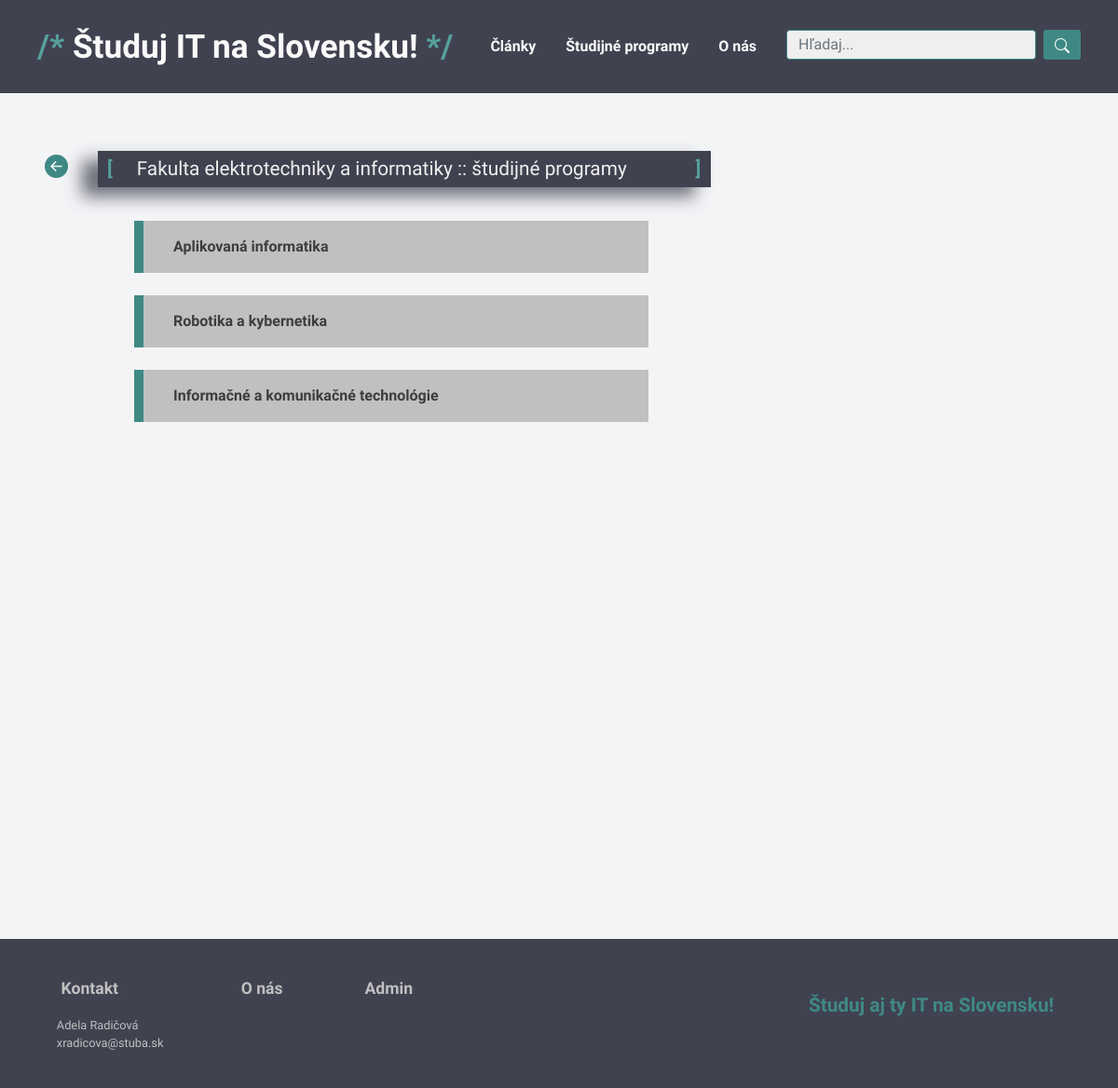
/studijne-programy-fakulty/1, run on the app's committed database.
### tables this page shows
CREATE TABLE `fakulta` (
  `id` int(3) NOT NULL,
  `vysoka_skola_ID` int(11) NOT NULL,
  `nazov` varchar(128) NOT NULL,
  `logo_img_src` varchar(200) DEFAULT NULL
);

CREATE TABLE `studijny_program` (
  `id` int(3) NOT NULL,
  `fakulta_ID` int(11) NOT NULL,
  `nazov` varchar(128) NOT NULL,
  `prijimacie_skusky` varchar(10) DEFAULT NULL,
  `ponuka_externeho_studia` varchar(10) DEFAULT NULL,
  `vyucovaci_jazyk` varchar(50) DEFAULT NULL,
  `datum_aktualizacie_clanku` varchar(20) NOT NULL,
  `clanok` text DEFAULT NULL
);

### listStudijneProgramyPreFakultu.php (the view, shortened to what this page needs)
<?php
    require_once 'include_files/navigation.php';
    include 'include_files/footer.php';
    $conn = connectDbs();
    $fakulta_id = $_GET['f'];
    $sql = "SELECT vs.id, vs.nazov, f.nazov as 'fakulta'
            FROM vysoka_skola vs INNER JOIN fakulta f ON vs.id=f.vysoka_skola_ID
            WHERE f.id=?;";
    $stmt = $conn->prepare($sql);
    $stmt->bind_param("i", $fakulta_id);
    $stmt->execute();
    $fakultyVS = $stmt->get_result();
    $fak = $fakultyVS->fetch_array(MYSQLI_ASSOC);
    $vs_id = $fak['id'];
    $fakulta_nazov = $fak['fakulta'];
?>
<body>
<div class='body' style="min-height: 100vh!important;">
    <?php
        echo <<<EOP
            <a href="../fakulty/$vs_id" class="go-back-butt">
                <i class="bi bi-arrow-left-circle-fill"></i>
            </a>
        EOP;
        echo <<<EOP
                <h4 class='shadow-box' style="display: inline-block!important">
                <span class='logo-slash'>[</span>
                <span class='subtitle'>$fakulta_nazov :: študijné programy</span>
                <span class='logo-slash'>]</span>
                </h4>
            EOP;
        $sql = "SELECT sp.id, sp.fakulta_ID, sp.nazov FROM studijny_program sp
                INNER JOIN fakulta ON sp.fakulta_ID = fakulta.id
                INNER JOIN vysoka_skola ON vysoka_skola.id=fakulta.vysoka_skola_ID
                WHERE sp.fakulta_ID=?;";
        $stmt = $conn->prepare($sql);
        $stmt->bind_param("i", $fakulta_id);
        $stmt->execute();
        $studijneProgramy = $stmt->get_result();
        echo "<div class='w-md-100 w-50' style='margin: 0 6em'>";
        while ($sp = $studijneProgramy->fetch_array(MYSQLI_ASSOC)) {
            $sp_id = $sp['id'];
            $nazovSP = $sp['nazov'];
            echo <<<EOP
                <a href='../studijny-program/$sp_id' class='clear-link'>
                <div class="panel panel-default">
                    <div id="sp-box" class="panel-body py-2 px-5 sp-panel">$nazovSP</div>
                </div>
                </a>
                <br>
            EOP;
        }
        echo "</div>";
    ?>
</div>
</body>
</html>

### styles/style.css (style rules this page uses)
html { min-height: 100vh; scroll-behavior: smooth; overflow-x: hidden; }
body { background-color: rgb(243 244 246)!important; margin: 0!important; padding: 8rem 0!important; justify-content: center!important; align-items: center!important; padding-bottom: 0!important; min-height: 100vh!important; }
.body { margin-left: 3em!important; margin-right: 3em!important; min-height: 100vh!important; }
h4 { font-size: 1.3em; margin-right: 0; background-color: #404250; color: #efefef; padding: 0.35em 0.5em; margin-bottom: 1.7em; font-family: 'Work Sans', sans-serif; max-width: fit-content; }
.subtitle { display:inline; padding: 0 3.3em 0 1em; }
.shadow-box { background-color: #404250; box-shadow: -17px 10px 18px 0 rgba(64,66,80,0.75); }
.go-back-butt { color: #3f8984; font-size: 25px; margin-right: 1em; width: fit-content; display: inline!important; }
.clear-link, a { text-decoration: none!important; }

### styles/navbar-style.css (style rules this page uses)
.logo-slash { color: #56a09b; font-weight: bolder; }

### styles/studyProgs-style.css (style rules this page uses)
.panel-body { background-color: #404250!important; color: #efefef; padding: 1em 2em!important; font-weight: bolder; border-left: solid 10px #3f8984; font-family: 'Work Sans', sans-serif; }
#sp-box { background: silver!important; color: #3D3D3D; }

### data on the page
fakulta: nazov "Fakulta elektrotechniky a informatiky"
studijny_program: nazov "Aplikovaná informatika"
studijny_program: nazov "Robotika a kybernetika"
studijny_program: nazov "Informačné a komunikačné technológie"
